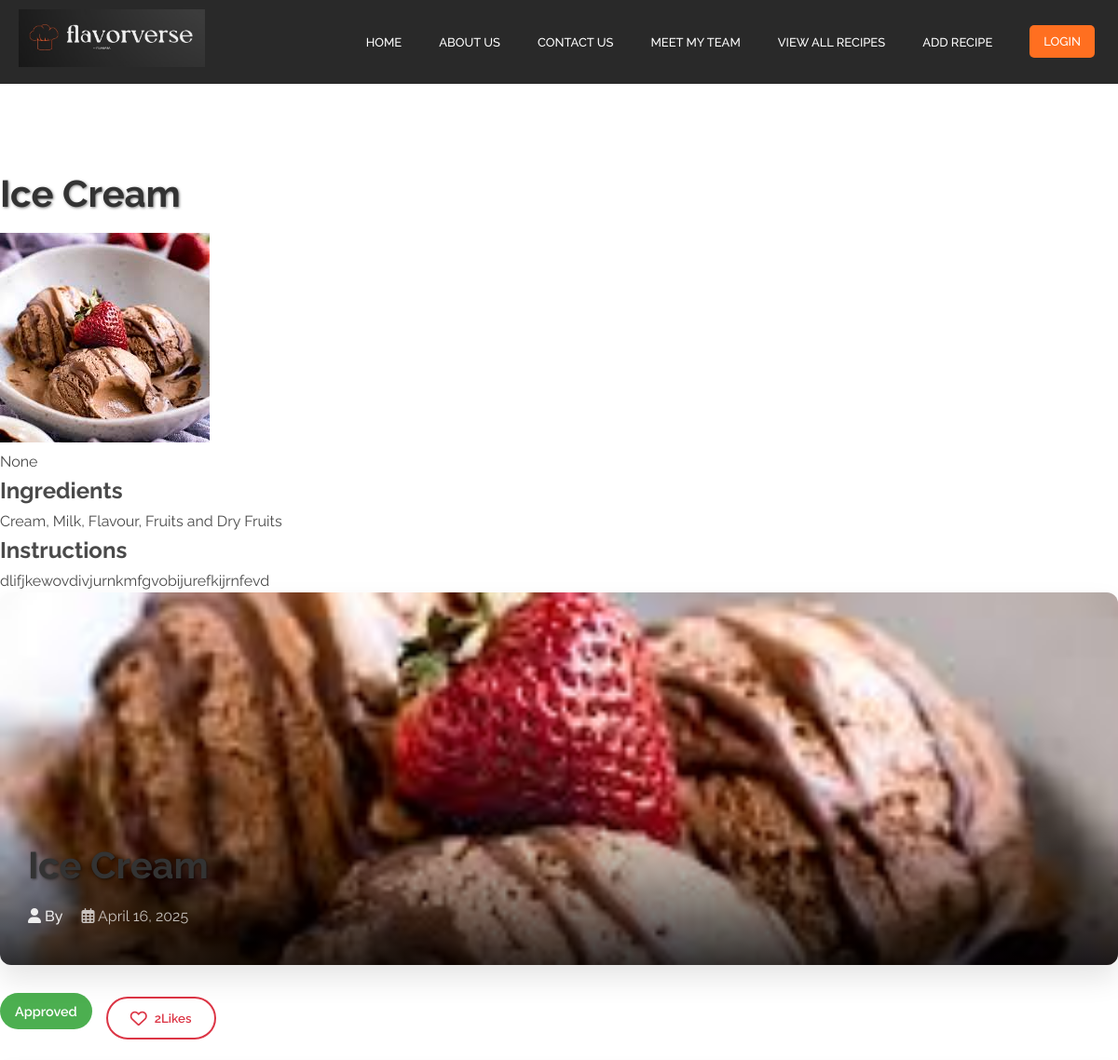
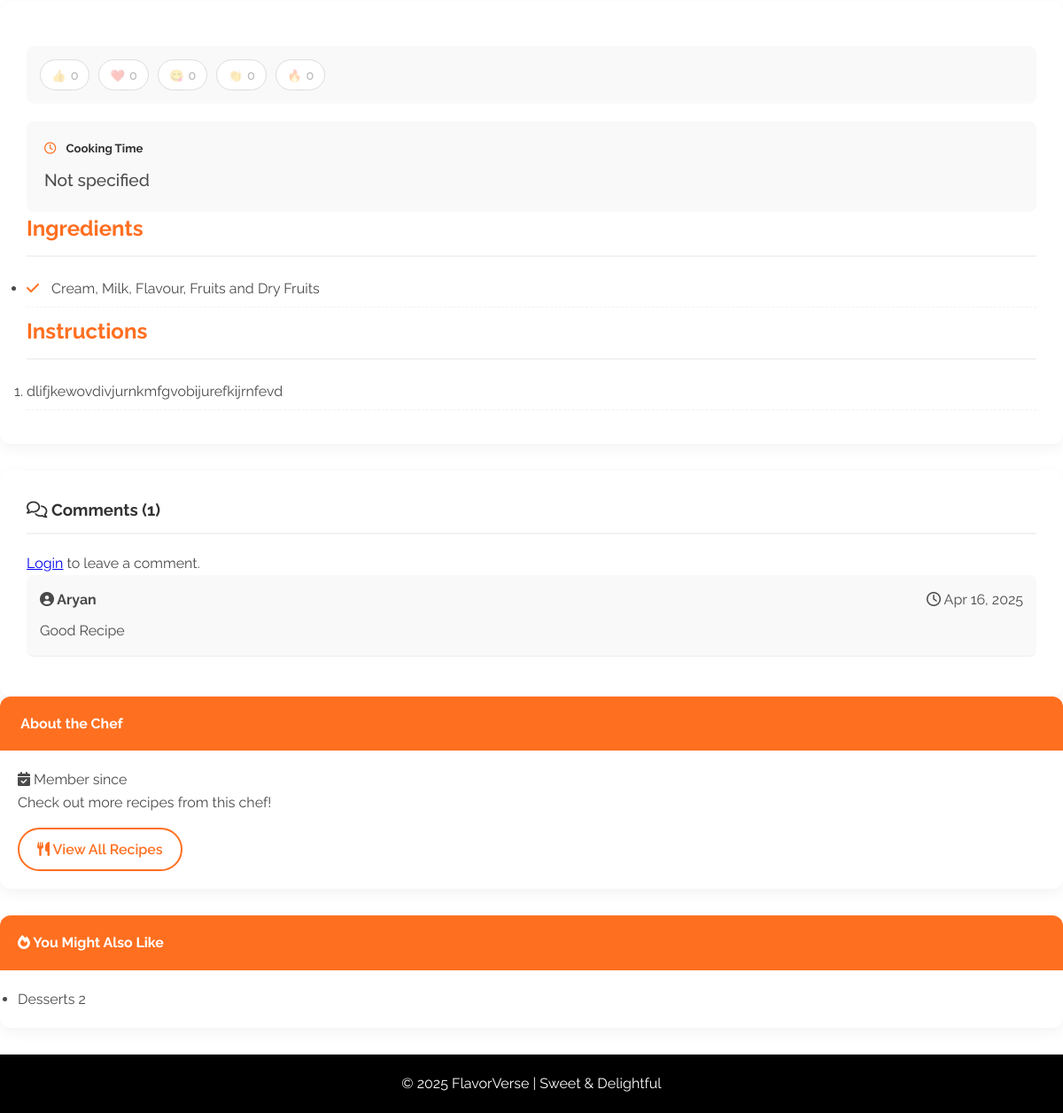
The page /Recipes/recipes/15/ on the database its author committed (2 pictures, top to bottom).
### RecipesApp/models.py (models this page shows, shortened)
class Recipe(models.Model):
    CATEGORY_CHOICES = [
        ('vegetarian', 'Vegetarian'),
        ('non-vegetarian', 'Non-Vegetarian'),
        ('soups', 'Soups'),
        ('desserts', 'Desserts'),
    ]
    STATUS_CHOICES = [
        ('pending', 'Pending Approval'),
        ('approved', 'Approved'),
        ('rejected', 'Rejected'),
    ]
    user = models.ForeignKey(settings.AUTH_USER_MODEL, on_delete=models.CASCADE)
    title = models.CharField(max_length=200)
    description = models.TextField(null=True, blank=True)
    ingredients = models.TextField()
    instructions = models.TextField()
    cooking_time = models.IntegerField(help_text="Cooking time in minutes", null=True, blank=True)
    image = models.ImageField(upload_to='recipe_images/', null=True, blank=True)
    category = models.CharField(max_length=20, choices=CATEGORY_CHOICES)
    created_at = models.DateTimeField(auto_now_add=True)
    updated_at = models.DateTimeField(auto_now=True)
    author = models.ForeignKey(settings.AUTH_USER_MODEL, on_delete=models.CASCADE, related_name='recipes', null=True)
    status = models.CharField(max_length=20, choices=STATUS_CHOICES, default='pending')
    admin_notes = models.TextField(null=True, blank=True, help_text="Admin notes on approval/rejection")
    is_translation = models.BooleanField(default=False)
    original_recipe = models.ForeignKey('self', on_delete=models.SET_NULL, null=True, blank=True, related_name='translations')
    language = models.CharField(max_length=10, default='en')  # Default to English
    class Meta:
        ordering = ['-created_at']
    def total_likes(self):
        return self.likes.count()
    def total_comments(self):
        return self.comments.count()

class Comment(models.Model):
    user = models.ForeignKey(settings.AUTH_USER_MODEL, on_delete=models.CASCADE)
    recipe = models.ForeignKey(Recipe, on_delete=models.CASCADE, related_name='comments')
    text = models.TextField()
    created_at = models.DateTimeField(auto_now_add=True)
    parent = models.ForeignKey('self', null=True, blank=True, related_name='replies', on_delete=models.CASCADE)

### RegistrationApp/models.py (models this page shows, shortened)
class RegisterUser(AbstractUser):
    GENDER_CHOICES = (
        ('Male', 'Male'),
        ('Female', 'Female'),
        ('Other', 'Other'),
    )
    email = models.EmailField(unique=True)
    name = models.CharField(max_length=100)
    phone = models.CharField(max_length=15)
    address = models.TextField()
    gender = models.CharField(max_length=10, choices=GENDER_CHOICES)
    avatar = models.ImageField(upload_to='profile_avatars/', null=True, blank=True)
    avatar_url = models.URLField(max_length=500, null=True, blank=True)
    social_provider = models.CharField(max_length=50, null=True, blank=True)
    username= None
    objects = RegisterUserManager()
    USERNAME_FIELD = 'email'
    REQUIRED_FIELDS = ['name', 'phone', 'address', 'gender']

### RecipesApp/views.py (the view)
# urls.py: path('recipes/<int:recipe_id>/', views.recipe_detail, name='recipe_detail'),
def recipe_detail(request, recipe_id):
    base_recipe = get_object_or_404(Recipe, id=recipe_id)
    original_recipe = base_recipe.original_recipe if base_recipe.is_translation else base_recipe
    user_language = 'en'
    if request.user.is_authenticated:
        try:
            user_pref = UserLanguagePreference.objects.get(user=request.user)
            user_language = user_pref.language
        except UserLanguagePreference.DoesNotExist:
            pass
    elif 'language' in request.session:
        user_language = request.session['language']
    else:
        accept_language = request.META.get('HTTP_ACCEPT_LANGUAGE', '')
        if accept_language:
            user_language = accept_language.split(',')[0].split('-')[0]
    display_recipe = original_recipe
    is_translated = False
    if user_language != original_recipe.language:
        translated_recipe = original_recipe.get_or_create_translation(user_language)
        if translated_recipe:
            display_recipe = translated_recipe
            is_translated = True
    emoji_counts = {}
    for emoji_code, _ in EmojiReaction.EMOJI_CHOICES:
        emoji_counts[emoji_code] = EmojiReaction.objects.filter(
            recipe=display_recipe, emoji=emoji_code
        ).count()
    user_emojis = {}
    if request.user.is_authenticated:
        user_reactions = EmojiReaction.objects.filter(
            user=request.user, recipe=display_recipe
        )
        user_emojis = {reaction.emoji: True for reaction in user_reactions}
    comments = display_recipe.comments.all().order_by('-created_at')
    comment_form = CommentForm()
    user_liked = Like.objects.filter(
        user=request.user, recipe=display_recipe
    ).exists() if request.user.is_authenticated else False
    all_language_codes = ['en', 'es', 'fr', 'de', 'it', 'pt', 'zh', 'ja', 'ko', 'ar', 'ru', 'hi', 'pa', 'gu', 'ta', 'te', 'bn']
    available_languages = [{'code': code, 'name': get_language_name(code)} for code in all_language_codes]
    context = {
        'recipe': display_recipe,
        'comments': comments,
        'comment_form': comment_form,
        'user_liked': user_liked,
        'emoji_choices': EmojiReaction.EMOJI_CHOICES,
        'emoji_counts': emoji_counts,
        'user_emojis': user_emojis,
        'original_recipe': original_recipe,
        'is_translated': is_translated,
        'original_language': get_language_name(original_recipe.language),
        'current_language': get_language_name(user_language),
        'available_languages': available_languages,
    }
    if display_recipe.status != 'approved' and not request.user.is_superuser and request.user != display_recipe.author:
        messages.warning(
            request,
            "This recipe is not yet approved and is only visible to you as the author and administrators."
        )
    return render(request, 'recipe_detail.html', context)

### RecipesApp/templates/recipe_detail.html (shortened to what this page needs)
{% extends 'base.html' %}
{% load static %}
{% load recipe_extras %}
{% block extra_head %}
<link rel="stylesheet" href="https://cdnjs.cloudflare.com/ajax/libs/font-awesome/6.0.0/css/all.min.css">
{% endblock %}
{% block content %}
<div class="container mt-5">
    <div class="language-selector">
        <form method="post" action="{% url 'change_language' %}">
            <select name="language" class="language-select" id="language-select">
                {% for lang in available_languages %}
                    <option value="{{ lang.code }}" {% if recipe.language == lang.code %}selected{% endif %}>
                        {{ lang.name }}
                    </option>
                {% endfor %}
            </select>
        </form>
    </div>
    <h1 class="recipe-title">{{ recipe.title }}</h1>
    <div class="recipe-image">
        {% if recipe.image %}
            <img src="{{ recipe.image.url }}" alt="{{ recipe.title }}">
        {% else %}
            <img src="{% static 'images/default-recipe.jpg' %}" alt="{{ recipe.title }}">
        {% endif %}
    </div>
    <div class="recipe-description" id="recipe-description">
        {{ recipe.description|safe }}
    </div>
    <div class="recipe-section">
        <h2>Ingredients</h2>
        <div class="recipe-ingredients" id="recipe-ingredients">
            {{ recipe.ingredients|linebreaks }}
        </div>
    </div>
    <div class="recipe-section">
        <h2>Instructions</h2>
        <div class="recipe-instructions" id="recipe-instructions">
            {{ recipe.instructions|linebreaks }}
        </div>
    </div>
    <div class="recipe-hero">
        {% if recipe.image %}
            <img src="{{ recipe.image.url }}" alt="{{ recipe.title }}">
        {% else %}
            <img src="{% static 'Images/default-recipe.jpg' %}" alt="Default Recipe Image">
        {% endif %}
        <div class="recipe-title-container">
            <h1 class="recipe-title">{{ recipe.title }}</h1>
            <div class="recipe-meta">
                <span class="author"><i class="fas fa-user"></i> By {{ recipe.author.name }}</span>
                <span class="date"><i class="far fa-calendar-alt"></i> {{ recipe.created_at|date:"F d, Y" }}</span>
            </div>
        </div>
    </div>
    <div class="row">
        <div class="col-lg-8">
            <div class="recipe-actions">
                {% if recipe.status %}
                    <span class="recipe-status status-{{ recipe.status|lower }}">
                        {{ recipe.get_status_display }}
                    </span>
                {% endif %}
                <form id="like-form" data-recipe-id="{{ recipe.id }}" class="d-inline">
                    <button type="button" id="like-button" class="{% if user_liked %}liked{% endif %}">
                        <i class="{% if user_liked %}fas{% else %}far{% endif %} fa-heart"></i>
                        <span id="likes-count">{{ recipe.total_likes }}</span>
                        <span id="like-text">{% if recipe.total_likes == 1 %}Like{% else %}Likes{% endif %}</span>
                    </button>
                </form>
            </div>
            <div class="recipe-detail-card">
                <div class="emoji-reactions">
                    {% for emoji_code, emoji_name in emoji_choices %}
                        <button class="emoji-button {% if user.is_authenticated and user_emojis|get_item:emoji_code %}active{% endif %}"
                                data-emoji="{{ emoji_code }}"
                                {% if not user.is_authenticated %}disabled{% endif %}>
                            <span class="emoji">{{ emoji_code }}</span>
                            <span class="emoji-count">{{ emoji_counts|get_item:emoji_code|default:0 }}</span>
                        </button>
                    {% endfor %}
                </div>
                <div class="recipe-info mb-4">
                    <div class="cooking-time">
                        <h5><i class="far fa-clock"></i> Cooking Time</h5>
                        <p>{% if recipe.cooking_time %}{{ recipe.cooking_time }} minutes{% else %}Not specified{% endif %}</p>
                    </div>
                </div>
                <div class="recipe-ingredients mb-4">
                    <h4>Ingredients</h4>
                    <ul class="list-unstyled">
                        {% for ingredient in recipe.ingredients.splitlines %}
                            <li><i class="fas fa-check"></i> {{ ingredient }}</li>
                        {% empty %}
                            <li>No ingredients listed</li>
                        {% endfor %}
                    </ul>
                </div>
                <div class="recipe-instructions mb-4">
                    <h4>Instructions</h4>
                    <ol>
                        {% for step in recipe.instructions.splitlines %}
                            <li class="mb-2">{{ step }}</li>
                        {% empty %}
                            <li>No instructions provided</li>
                        {% endfor %}
                    </ol>
                </div>
            </div>
            <div class="comments-section mt-4">
                <h3><i class="far fa-comments"></i> Comments ({{ recipe.total_comments }})</h3>
                {% if user.is_authenticated %}
                    <div class="comment-form mb-4">
                        <form method="post" action="{% url 'add_comment' recipe.id %}">
                            {% csrf_token %}
                            {{ comment_form.text }}
                            <button type="submit" class="btn btn-primary mt-2">Post Comment</button>
                        </form>
                    </div>
                {% else %}
                    <div class="alert alert-info">
                        <a href="{% url 'login' %}?next={{ request.path }}">Login</a> to leave a comment.
                    </div>
                {% endif %}
                <div class="comments-list">
                    {% for comment in comments %}
                        {% if not comment.parent %}
                            {% include 'comment_with_replies.html' with comment=comment recipe=recipe user=user %}
                        {% endif %}
                    {% empty %}
                        <p class="text-muted">No comments yet. Be the first to share your thoughts!</p>
                    {% endfor %}
                </div>
            </div>
        </div>
        <div class="col-lg-4">
            <div class="sidebar-card mb-4">
                <div class="card-header">
                    <h5 class="mb-0"> About the Chef</h5>
                </div>
                <div class="card-body">
                    <p class="text-muted"><i class="fas fa-calendar-check"></i> Member since {{ recipe.author.date_joined|date:"F Y" }}</p>
                    <p>Check out more recipes from this chef!</p>
                    <a href="{% url 'allrecipespage' %}" class="view-all-btn">
                        <i class="fas fa-utensils"></i> View All Recipes
                    </a>
                </div>
            </div>
            <div class="sidebar-card">
                <div class="card-header">
                    <h5 class="mb-0"><i class="fas fa-fire"></i> You Might Also Like</h5>
                </div>
                <div class="card-body p-0">
                    <ul class="list-group list-group-flush">
                        <li class="list-group-item d-flex justify-content-between align-items-center">
                            {{ recipe.get_category_display|default:recipe.category|title }}
                            <span class="badge bg-primary rounded-pill">{{ recipe.total_likes }}</span>
                        </li>
                    </ul>
                </div>
            </div>
        </div>
    </div>
</div>
{% endblock %}

### RecipesApp/templates/comment_with_replies.html (shortened to what this page needs)
<div class="comment mb-3" {% if comment.parent %}style="margin-left:2rem;"{% endif %}>
    <div class="comment-header">
        <strong><i class="fas fa-user-circle"></i> {{ comment.user.name }}</strong>
        <span class="text-muted small"><i class="far fa-clock"></i> {{ comment.created_at|date:"M d, Y" }}</span>
    </div>
    <div class="comment-body">
        {{ comment.text }}
    </div>
</div>

### rows shown on the page
Recipe: language "English", title "Ice Cream", image (picture), description "None", ingredients "Cream, Milk, Flavour, Fruits and Dry Fruits", instructions "dlifjkewovdivjurnkmfgvobijurefkijrnfevd", created_at "April 16, 2025", status "Approved", total_likes "2", splitlines "Cream, Milk, Flavour, Fruits and Dry Fruits", splitlines "dlifjkewovdivjurnkmfgvobijurefkijrnfevd", total_comments "1", category "Desserts"
Comment: user.name "Aryan", created_at "Apr 16, 2025", text "Good Recipe"

### other values the page prints
{{ emoji_code }} "👍" "❤️" "😋" "👏" "🔥"
{{ emoji_counts|get_item:emoji_code|default:0 }} "0" "0" "0" "0" "0"
